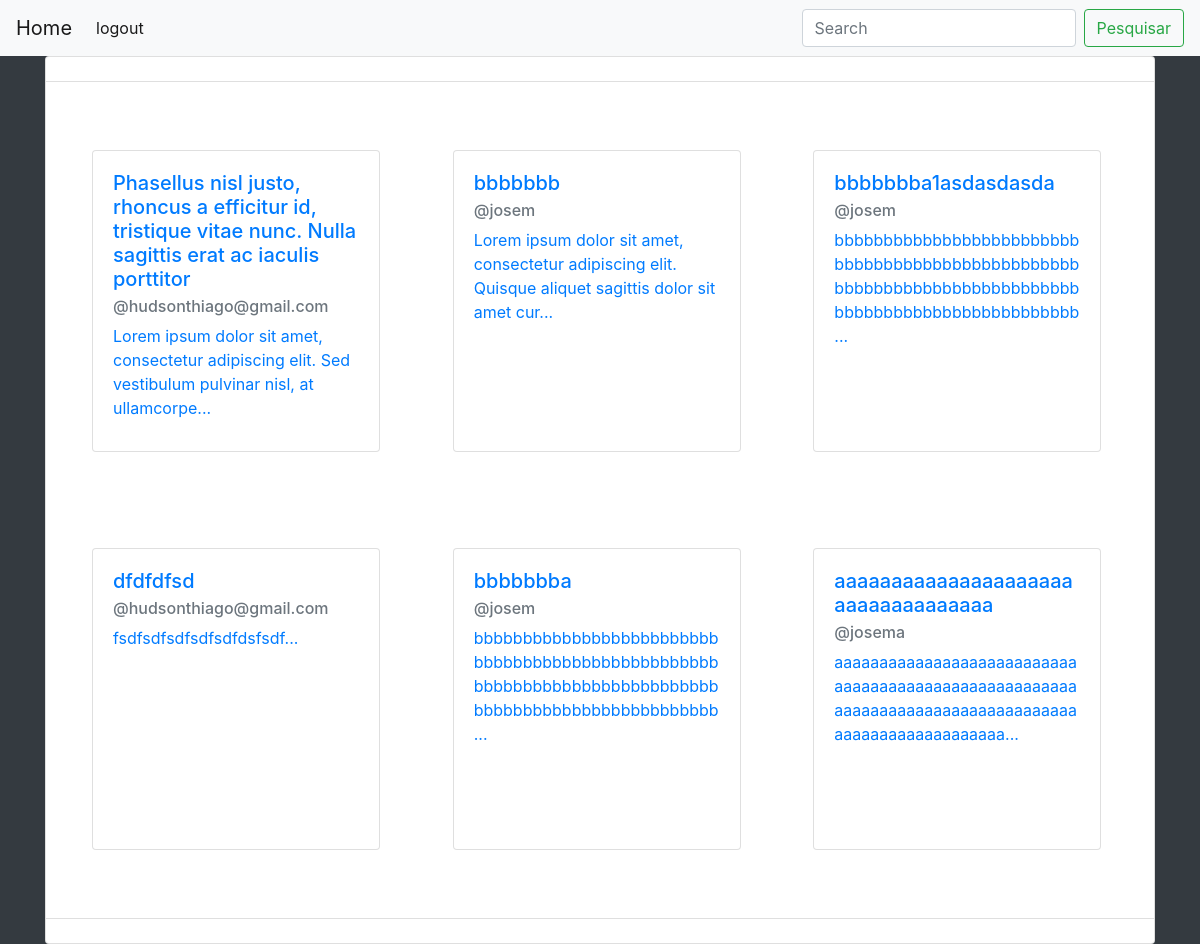
/dashboard/, run on the app's committed database.
### apps/index/models.py (models this page shows, shortened)
class Post(models.Model):
    usuario  = models.ForeignKey(User, on_delete=models.CASCADE, verbose_name='Usuario')
    titulo   = models.CharField('Titulo', blank=False, max_length=150, unique=True)
    anotacao = models.TextField('Anotacao')
    criacao  = models.DateTimeField(auto_now=True)
    edicao   = models.DateTimeField(auto_now_add=True)
    slug     = models.SlugField(default='', editable=False)
    class Meta:
        ordering=['-criacao', '-titulo']
    def get_vizualizacao_url(self):
        kwargs = {
            'pk': self.id,
            'slug': self.slug,
        }
        return reverse('verPost', kwargs=kwargs)
    def verMiniatura(self):
        self.verMiniatura = f'{self.anotacao[:100]}...'
        return self.verMiniatura

### apps/usuarios/models.py (models this page shows, shortened)
class CustomUsuario(AbstractUser):
    email= models.EmailField('Email', unique=True)
    nome_completo= models.CharField('Nome Completo', max_length=360, unique=True)
    username= models.CharField('Username', max_length=50, unique=True)
    password= models.CharField('Password', max_length=150)
    imagem= models.ImageField('Imagem de Usuario', upload_to='media/user/profile.', null=True, blank=True)
    is_active= models.BooleanField(default=True)
    is_admin= models.BooleanField(default=False)
    USERNAME_FIELD='username'
    REQUIRED_FIELDS=[]
    def __str__(self):
        return self.username

### apps/index/views.py (the view, shortened to what this page needs)
# urls.py: path('', index, name='index'),
def index(request):
    user = request.user
    busca = request.GET.get('busca' or None)
    posts =  Post.objects.all()
    postForm = PostForm(request.POST or None)
    if postForm.is_valid():
        anotacao = postForm.cleaned_data.get('anotacao')
        titulo   = postForm.cleaned_data.get('titulo')
        post     = Post.objects.create(titulo=titulo, anotacao=anotacao, usuario=user)
        post.save()
    post = Post.objects.last()
    paginator = Paginator(posts, 6)
    page = request.GET.get('page')
    try:
        pagi = paginator.page(page)
    except PageNotAnInteger:
        pagi = paginator.page(1)
    except EmptyPage:
        pagi = paginator.page(paginator.num_pages)
    contexto={
        'postForm':postForm,
        'postspaginator':pagi,
    }
    return render(request, 'index.html', contexto)

### apps/index/forms.py (shortened to what this page needs)
class PostForm(forms.ModelForm):
    class Meta:
        model = Post
        fields = ['titulo', 'anotacao']
        labels={
            'titulo':'Título',
            'anotacao':'Corpo da Postagem'
        }
        widgets={
            'titulo':forms.TextInput(attrs={'type':'text', 'class':'form-control form-control-xl', 'placeholder':'Um título chave', 'rows':'6'}),
            'anotacao':forms.Textarea(attrs={'placeholder':'Uma bela postagem', 'class':'form-control form-control-xl', 'rows':'6'}),
        }

### core/templates/index.html (shortened to what this page needs)
{% load static %}
<!DOCTYPE html>
<html lang="en">
<head>
    <link rel="stylesheet" href="https://maxcdn.bootstrapcdn.com/bootstrap/4.0.0/css/bootstrap.min.css">
</head>
{% include 'navbar.html' %}
<body class='bg-dark'>
    <div class='container bg-dark'>
        <ul class="list-group">
            <li class="list-group-item d-flex justify-content-center">
            </li>
            <li class="list-group-item d-flex justify-content-center">
                <div class="container p-1">
                    <div class="row p-1">
                    {% for p in postspaginator %}
                        <div class="col p-5">
                            <a href="{{p.get_vizualizacao_url}}">
                                <div class="card row" style="width: 18rem;">
                                    <div class="card-body col" style="min-height:300px">
                                        <h5 class="card-title">{{p.titulo}}</h5>
                                        <h6 class="card-subtitle mb-2 text-muted">@{{ p.usuario }}</h6>
                                        <p class="card-text">{{p.verMiniatura}}</p>
                                    </div>
                                </div>
                            </a>
                        </div>
                    {% empty %}
                        <br>Ainda não foram cadastradas publicações
                    {% endfor %}
                    </div>
                </div>
            </li>
            <li class="list-group-item d-flex justify-content-center">
            </li>
        </ul>
    </div>
</body>
</html>

### data on the page
Post: titulo "Phasellus nisl justo, rhoncus a efficitur id, tristique vitae nunc. Nulla sagittis erat ac iaculis porttitor", usuario "hudsonthiago@gmail.com", verMiniatura "Lorem ipsum dolor sit amet, consectetur adipiscing elit. Sed vestibulum pulvinar nisl, at ullamcorpe..."
Post: titulo "bbbbbbb", usuario "josem", verMiniatura "Lorem ipsum dolor sit amet, consectetur adipiscing elit. Quisque aliquet sagittis dolor sit amet cur..."
Post: titulo "bbbbbbba1asdasdasda", usuario "josem", verMiniatura "bbbbbbbbbbbbbbbbbbbbbbbbbbbbbbbbbbbbbbbbbbbbbbbbbbbbbbbbbbbbbbbbbbbbbbbbbbbbbbbbbbbbbbbbbbbbbbbbbbbb..."
Post: titulo "dfdfdfsd", usuario "hudsonthiago@gmail.com", verMiniatura "fsdfsdfsdfsdfsdfdsfsdf..."
Post: titulo "bbbbbbba", usuario "josem", verMiniatura "bbbbbbbbbbbbbbbbbbbbbbbbbbbbbbbbbbbbbbbbbbbbbbbbbbbbbbbbbbbbbbbbbbbbbbbbbbbbbbbbbbbbbbbbbbbbbbbbbbbb..."
Post: titulo "aaaaaaaaaaaaaaaaaaaaaaaaaaaaaaaaaaa", usuario "josema", verMiniatura "aaaaaaaaaaaaaaaaaaaaaaaaaaaaaaaaaaaaaaaaaaaaaaaaaaaaaaaaaaaaaaaaaaaaaaaaaaaaaaaaaaaaaaaaaaaaaaaaaaaa..."
